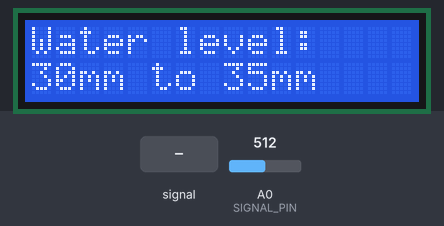
Recording of a program running on a simulated Arduino Uno, built with avr-gcc and run on an emulated ATmega328P. Shown: 16×2 character LCD. The inputs (shaded band) are chosen by the test bench; at power-on: A0 (SIGNAL_PIN) = 512. What the program prints to the serial monitor is not drawn.

Above: at 1.2 s.
1.3 s: A0 (SIGNAL_PIN) set to 263
At 2.9 s:
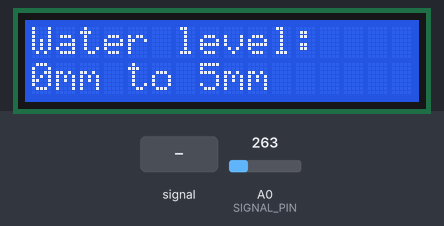
5.4 s: A0 (SIGNAL_PIN) set to 240
At 6.9 s:
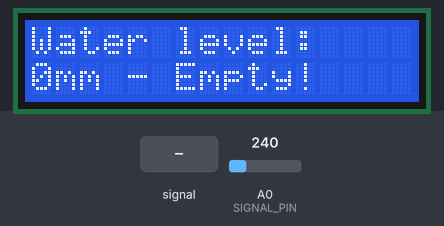
9.5 s: A0 (SIGNAL_PIN) set to 335
At 11.2 s:
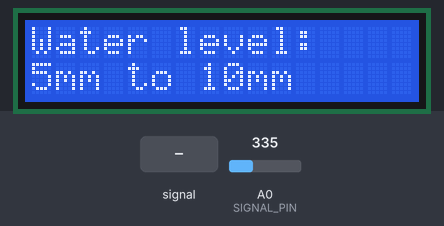
12.9 s: A0 (SIGNAL_PIN) fed a 200 Hz sine of ±81 counts around its level
At 16.3 s:
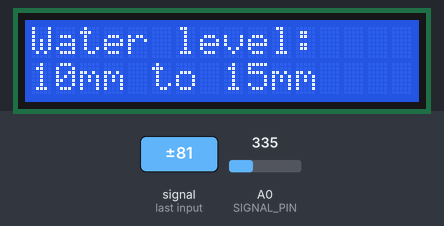
17.0 s: A0 (SIGNAL_PIN) fed a 1000 Hz sine of ±255 counts around its level
At 18.0 s:
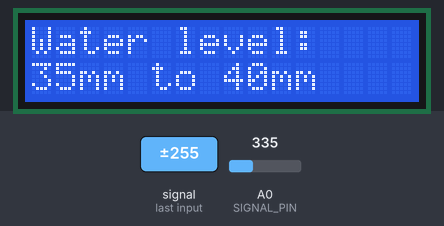
20.2 s: A0 (SIGNAL_PIN) set to 315
At 21.6 s:
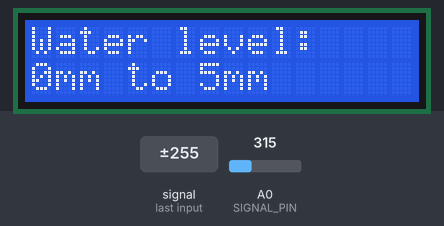
Timing chart, 0 to 23.2 s (numbered marks = the images above; inputs shaded):
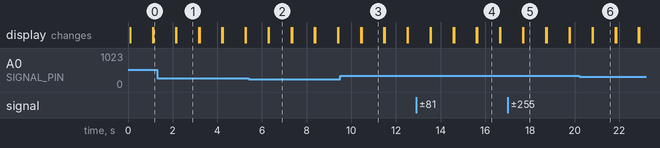

The program:

main.cpp
```cpp
#include <LiquidCrystal_I2C.h>
#include <Arduino.h>

LiquidCrystal_I2C lcd(0x27,16,2);
#define POWER_PIN  7
#define SIGNAL_PIN A0

int value = 0; // variable to store the sensor value

void setup() {
  Serial.begin(9600);
  pinMode(POWER_PIN, OUTPUT);   // configure D7 pin as an OUTPUT
  digitalWrite(POWER_PIN, LOW); // turn the sensor OFF
  lcd.begin();
}

void loop() {
  digitalWrite(POWER_PIN, HIGH);  // turn the sensor ON
  delay(10);                      // wait 10 milliseconds$
  value = analogRead(SIGNAL_PIN); // read the analog value from sensor
  digitalWrite(POWER_PIN, LOW);   // turn the sensor OFF

  if (value<=250){
		Serial.println("Water level: 0mm - Empty!");
     lcd.setCursor(0,0);
     lcd.print("Water level:");
     lcd.setCursor(0,1);
     lcd.print("0mm - Empty!");


	}
	else if (value>250 && value<=325){
		Serial.println("Water level: 0mm to 5mm");
    lcd.setCursor(0,0);
    lcd.print("Water level:");
    lcd.setCursor(0,1);
    lcd.print("0mm to 5mm");

	}
	else if (value>325 && value<=375){
		Serial.println("Water level: 5mm to 10mm");
    lcd.setCursor(0,0);
    lcd.print("Water level:");
    lcd.setCursor(0,1);
    lcd.print("5mm to 10mm");

	}
	else if (value>375 && value<=425){
		Serial.println("Water level: 10mm to 15mm");
    lcd.setCursor(0,0);
    lcd.print("Water level:");
    lcd.setCursor(0,1);
    lcd.print("10mm to 15mm");

	}
	else if (value>425 && value<=460){
		Serial.println("Water level: 15mm to 20mm");
    lcd.setCursor(0,0);
    lcd.print("Water level:");
    lcd.setCursor(0,1);
    lcd.print("15mm to 20mm");

	}
	else if (value>460 && value<=485){
		Serial.println("Water level: 20mm to 25mm");
    lcd.setCursor(0,0);
    lcd.print("Water level:");
    lcd.setCursor(0,1);
    lcd.print("20mm to 25mm");

	}
	else if (value>485 && value<=500){
		Serial.println("Water level: 25mm to 30mm");
    lcd.setCursor(0,0);
    lcd.print("Water level:");
    lcd.setCursor(0,1);
    lcd.print("25mm to 30mm");

	}
	else if (value>500 && value<=525){
		Serial.println("Water level: 30mm to 35mm");
    lcd.setCursor(0,0);
    lcd.print("Water level:");
    lcd.setCursor(0,1);
    lcd.print("30mm to 35mm");

	}
	else if (value>525){
		Serial.println("Water level: 35mm to 40mm");
    lcd.setCursor(0,0);
    lcd.print("Water level:");
    lcd.setCursor(0,1);
    lcd.print("35mm to 40mm");

	}

  delay(1000);
  lcd.clear();
}

//The sensor value can be change if you are using a different sensor
```

Measured:
- the behaviour switches between 251 and 250 on A0 (SIGNAL_PIN) (found by bisection; images 1 and 2)
- after the input at 1.3 s, the display: first differs from a run without the input after 0.87 s (image 1)
- after the input at 5.4 s, the display: first differs from a run without the input after 0.91 s (image 2)
- after the input at 9.5 s, the display: first differs from a run without the input after 0.96 s (image 3)
- after the input at 12.9 s, the display: first differs from a run without the input after 0.67 s (image 4 shows a later state)
- after the input at 17.0 s, the display: first differs from a run without the input after 0.71 s (image 5)
- what the display in image 1 shows lasts 1.0 s, from 2.2 s to 3.2 s
